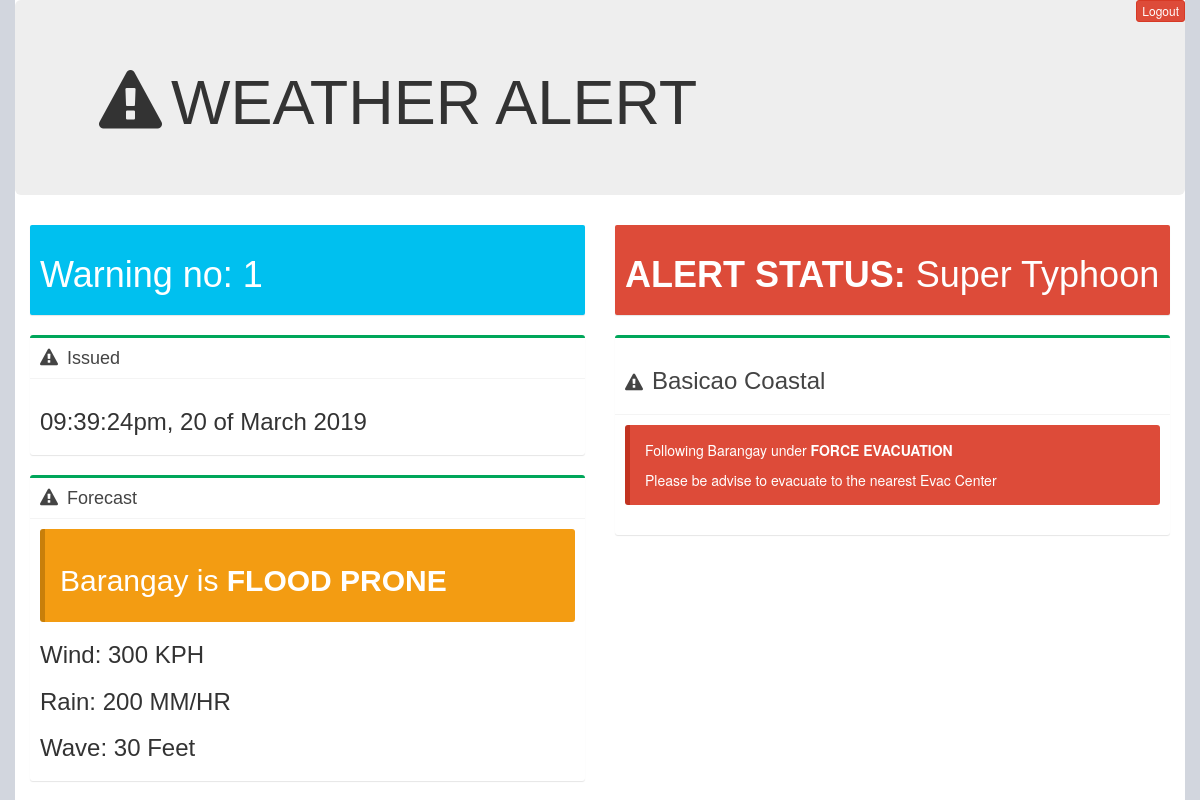
Page /public_warning.php (signed in) on the earlier database version.
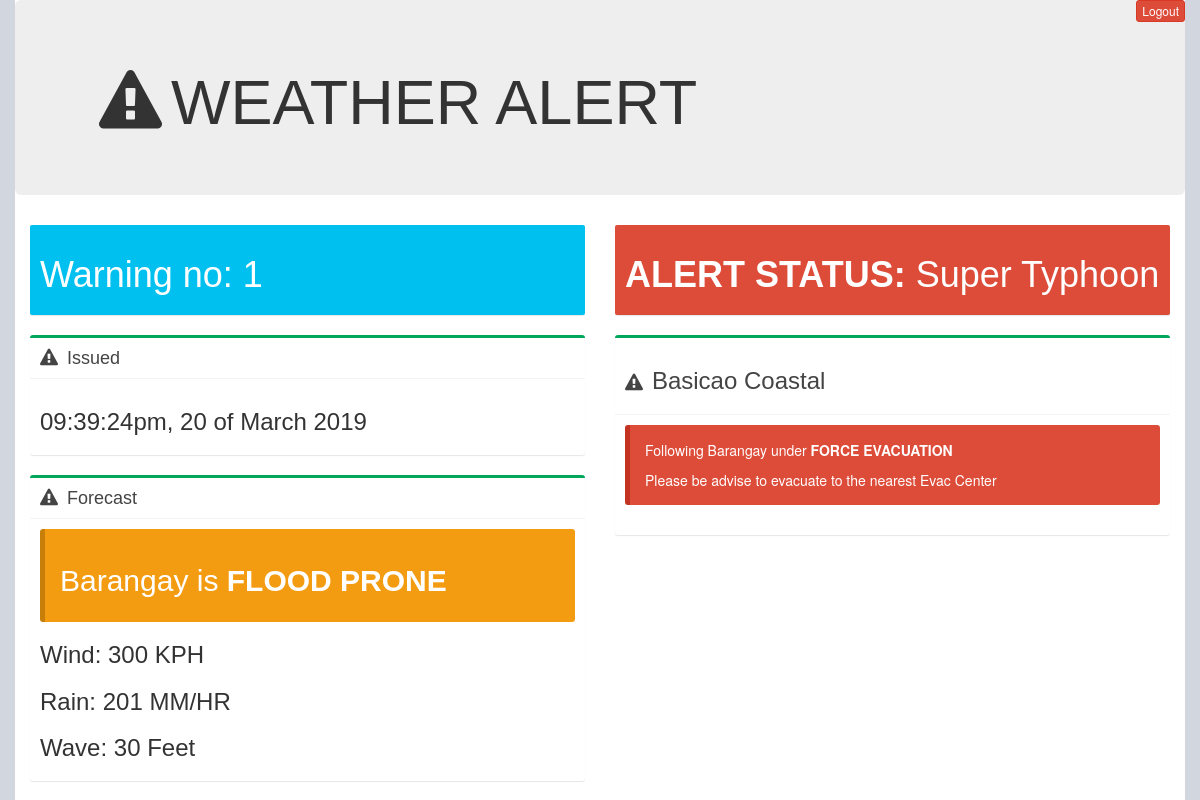
Same page on the later database version.
### tables this page shows
CREATE TABLE `barangay` (
  `brgy_id` int(11) NOT NULL,
  `brgy_name` varchar(255) NOT NULL,
  `lat` text NOT NULL,
  `longi` text NOT NULL,
  `flood` int(11) NOT NULL,
  `storm_surge` int(11) NOT NULL,
  `tsunami` int(11) NOT NULL,
  `landslide` int(11) NOT NULL,
  `population` decimal(15,2) NOT NULL
);

CREATE TABLE `advisory` (
  `advisory_id` int(11) NOT NULL,
  `issue_no` int(11) NOT NULL,
  `issue_date` varchar(11) NOT NULL,
  `alrt_wind` int(11) NOT NULL,
  `alrt_wave` int(11) NOT NULL,
  `alrt_rain` int(11) NOT NULL,
  `action_required` text NOT NULL,
  `alert_type` varchar(11) NOT NULL
);

### core/function.php (called while the page is built, shortened)
<?php
function check_action_plan($connect, $wind, $wave, $rain,$warningID){
  $statement = $connect->prepare("SELECT * FROM action_plan");
  $statement->execute();
  $result1 = $statement->fetchAll();
  foreach($result1 as $row1)
  {
    $criteria = explode('-',$row1['criteria']);
    if($row1['warning_plan_id'] == 3 && $warningID== 'flood'){
      if($rain>=@$criteria[1]){
        $query = 'SELECT * FROM barangay WHERE flood = 1';
        $result2=check_barangay_flood($connect,$query,'flood');
        return $result2;
      }
    }
    }
}
function check_barangay_flood($connect, $query,$id){
  $listOutput = array();
  $statement = $connect->prepare($query);
  $statement->execute();
  $result = $statement->fetchAll();
  foreach($result as $row2)
  {
    $listOutput[][$id] = $row2;
  }
  return $listOutput;
}
function post_advisory($connect){
  $statement = $connect->prepare("SELECT * FROM advisory");
  $statement->execute();
  $result = $statement->fetchAll();
  return $result;
}
function get_resident_brgy($connect, $brgy_id){
  $statement = $connect->prepare("SELECT * FROM barangay WHERE brgy_id ='$brgy_id'");
  $statement->execute();
  $result = $statement->fetch();
  $brgy_name = $result['brgy_name'];
  return $brgy_name;
}
function check_barangay_status($connect, $bid){
  $statement = $connect->prepare("SELECT * FROM barangay WHERE brgy_id ='$bid'");
  $statement->execute();
  $result = $statement->fetchALL();
  foreach($result as $row){
    if($row['flood']== 1){
      $status = 'flood';
    }elseif($row['storm_surge']== 1){
        $status = 'storm';
    }elseif($row['landslide']== 1){
        $status = 'landslide';
    }
  }
  return $status;
}
 ?>

### public_warning.php (the view, shortened to what this page needs)
<?php
    include 'includes/alt_header.php';
    include 'core/function.php';
    include 'core/database.php';
    $advisory = post_advisory($connect);
    $barangaystatus= check_barangay_status($connect,$_SESSION['brgy']);
   $barangaylist = check_action_plan($connect,$advisory[0]["alrt_wind"],$advisory[0]["alrt_rain"],$advisory[0]["alrt_wave"],$barangaystatus);
?>
<div class="container" style="background:white;">
  <div class="row">
    <a href="logout_parse.php" class="btn btn-danger btn-xs pull-right"><i class="fa fa-power"></i>Logout</a>
    <div class="jumbotron jumbotron-fluid">
      <div class="container">
      <h1><i class="fa fa-fw fa-exclamation-triangle"></i>WEATHER ALERT</h1>
      </div>
    </div>
  </div>
  <div class="row">
    <div class="col-md-6">
      <div class="small-box bg-aqua">
            <div class="inner">
              <h1>Warning no: 1</h1>
            </div>
      </div>
    </div>
    <div class="col-md-6">
      <div class="small-box bg-red">
            <div class="inner">
              <?php if($advisory[0]["alrt_wind"] == 45 || $advisory[0]["alrt_wind"] == 61 ){
                echo '<h1><strong>STATUS:</strong>Tropical Depressionr</h1>';
              } elseif($advisory[0]["alrt_wind"] == 62 || $advisory[0]["alrt_wind"] == 117){
                echo '<h1><strong>STATUS:</strong>Tropical Storm</h1>';
              }elseif($advisory[0]["alrt_wind"] == 118 || $advisory[0]["alrt_wind"] == 219){
                echo '<h1><strong>STATUS:</strong>Typhoon</h1>';
              }elseif($advisory[0]["alrt_wind"] > 219){
                echo '<h1><strong>ALERT STATUS:</strong> Super Typhoon</h1>';
              }
              ?>
            </div>
        </div>
    </div>
  </div>
  <div class="row">
    <div class="col-md-6">
      <div class="box box-success">
          <div class="box-header with-border">
            <i class="fa fa-warning"></i>
            <h3 class="box-title">Issued</h3>
          </div>
          <div class="box-body">
              <h3><?php  print date("h:i:sa, j \o\\f F Y"); ?></h3>
          </div>
        </div>
        <div class="box box-success">
            <div class="box-header with-border">
              <i class="fa fa-warning"></i>
              <h3 class="box-title">Forecast</h3>
            </div>
            <div class="box-body">
              <?php echo '<div class="callout callout-warning">
                <h2>Barangay is  <strong>'.strtoupper($barangaystatus).' PRONE</strong></h2>
              </div>'; ?>
              <h3>Wind: <?php  echo $advisory[0]["alrt_wind"]; ?> KPH</h3>
              <h3>Rain: <?php  echo $advisory[0]["alrt_rain"]; ?> MM/HR</h3>
              <h3>Wave: <?php  echo $advisory[0]["alrt_wave"]; ?> Feet</h3>
            </div>
          </div>
    </div>
    <div class="col-md-6">
      <div class="box box-success">
          <div class="box-header with-border">
            <i class="fa fa-warning"></i>
            <div class="box-title">
              <h3><?php echo get_resident_brgy($connect,$_SESSION['brgy']); ?></h3>
            </div>
          </div>
          <div class="box-body">
            <?php
              if($barangaylist){
                    if($advisory[0]["alrt_rain"] == 50 || $advisory[0]["alrt_rain"] == 60){
                      echo '<div class="callout callout-warning">
                        <p>Following Barangay under <strong>'.ucwords($barangaystatus).'MONITORING</strong></p>
                      </div>';
                    }elseif($advisory[0]["alrt_rain"] > 180){
                      echo '<div class="callout callout-danger">
                        <p>Following Barangay under <strong>FORCE EVACUATION</strong></p>
                        <p>Please be advise to evacuate to the nearest Evac Center</p>
                      </div>';
                    }
              }
             ?>
          </div>
        </div>
    </div>
  </div>
</div>
<?php
include 'includes/alt_footer.php';
?>

### includes/alt_header.php
<link rel="stylesheet" href="bower_components/bootstrap/dist/css/bootstrap.min.css">
<link rel="stylesheet" href="bower_components/font-awesome/css/font-awesome.min.css">
<link rel="stylesheet" href="bower_components/Ionicons/css/ionicons.min.css">
<link rel="stylesheet" href="bower_components/jvectormap/jquery-jvectormap.css">
<link rel="stylesheet" href="bower_components/datatables.net-bs/css/dataTables.bootstrap.min.css">
<link rel="stylesheet" href="bower_components/bootstrap-daterangepicker/daterangepicker.css">
<link rel="stylesheet" href="bower_components/bootstrap-datepicker/dist/css/bootstrap-datepicker.min.css">
<link rel="stylesheet" href="dist/css/AdminLTE.min.css">
<link rel="stylesheet" href="bower_components/weather-icons-master/css/weather-icons.min.css">
<link rel="stylesheet" href="dist/css/style.css">
<link rel="stylesheet" href="dist/css/skins/_all-skins.min.css">
<body class="hold-transition register-page">

### includes/alt_footer.php (shortened to what this page needs)
</body>

Differences in the rows shown:
changed advisory: alrt_rain "200" → "201"
